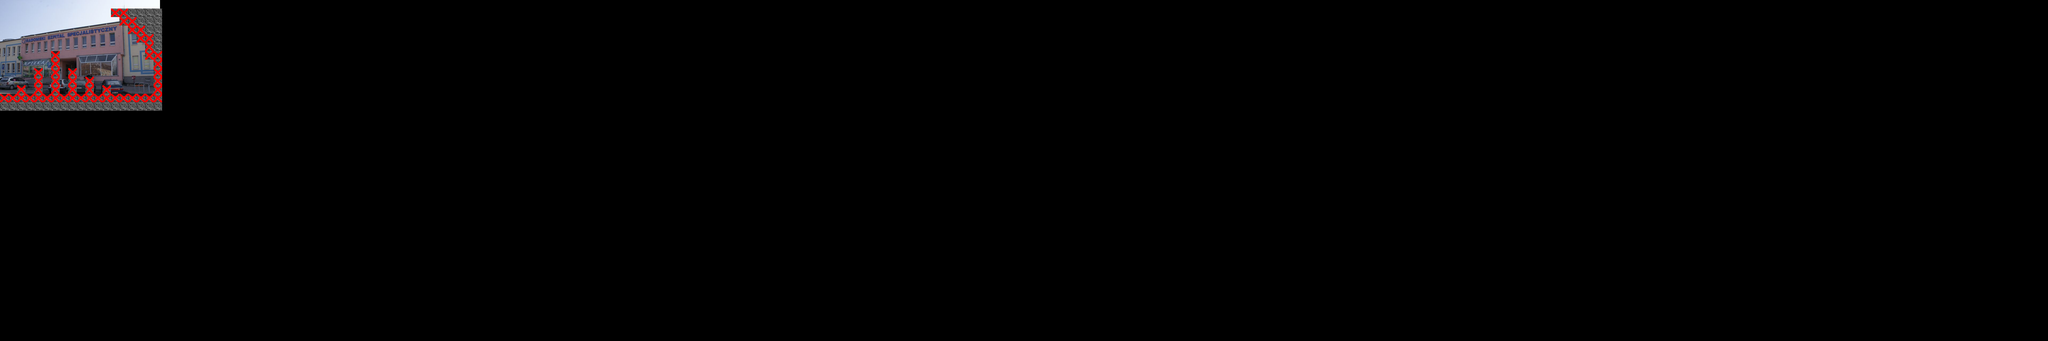

A level layout from a 2D game, rendered from its tile map. Below: a short description, then the map file with tile-grid data replaced by summaries:
An orthogonal 240x40 tile map with 32x32 px tiles, 2 tile layers (tileset, tileset properties), 2 tilesets, 1 image layer and 18 objects.

<map version="1.0" orientation="orthogonal" renderorder="left-down" width="240" height="40" tilewidth="32" tileheight="32" nextobjectid="230">
 <tileset firstgid="1" name="tileset" tilewidth="32" tileheight="32" tilecount="16">
  <image source="tileset.png" trans="ffffff" width="128" height="128" />
 </tileset>
 <tileset firstgid="17" name="tiles-props" tilewidth="32" tileheight="32" tilecount="16">
  <image source="../images/tiles-props.png" trans="ffffff" width="128" height="128" />
 </tileset>
 <imagelayer name="background">
  <image source="background_radom.jpg" />
 </imagelayer>
 <layer name="tileset" width="240" height="40">
  <data>[9600 cells, 79 non-empty, 2 distinct tile ids]</data>
 </layer>
 <layer name="tileset properties" width="240" height="40">
  <data>[9600 cells, 49 non-empty, 1 distinct tile ids]</data>
 </layer>
 <objectgroup name="objects">
  <object id="204" gid="19" x="-3" y="350" width="32" height="32" />
  <object id="205" gid="24" x="64" y="318" width="32" height="32" />
  <object id="206" gid="24" x="127" y="252" width="32" height="32" />
  <object id="207" gid="24" x="190" y="193" width="32" height="32" />
  <object id="208" gid="24" x="260" y="259" width="32" height="32" />
  <object id="209" gid="24" x="316" y="283" width="32" height="32" />
  <object id="211" gid="24" x="383" y="322" width="32" height="32" />
  <object id="215" gid="22" x="223.5" y="353" width="32" height="32" />
  <object id="216" gid="22" x="288" y="353" width="32" height="32" />
  <object id="217" gid="22" x="160" y="353.5" width="32" height="32" />
  <object id="218" gid="22" x="352.5" y="355" width="32" height="32" />
  <object id="219" gid="22" x="97.5" y="351" width="32" height="32" />
  <object id="220" gid="27" x="193" y="190" width="32" height="32" />
  <object id="221" gid="28" x="155" y="187" width="32" height="32" />
  <object id="224" gid="28" x="225" y="187" width="32" height="32" />
  <object id="225" gid="26" x="319" y="285" width="32" height="32" />
  <object id="226" gid="28" x="288" y="285" width="32" height="32" />
  <object id="227" gid="28" x="354" y="284" width="32" height="32" />
 </objectgroup>
</map>
